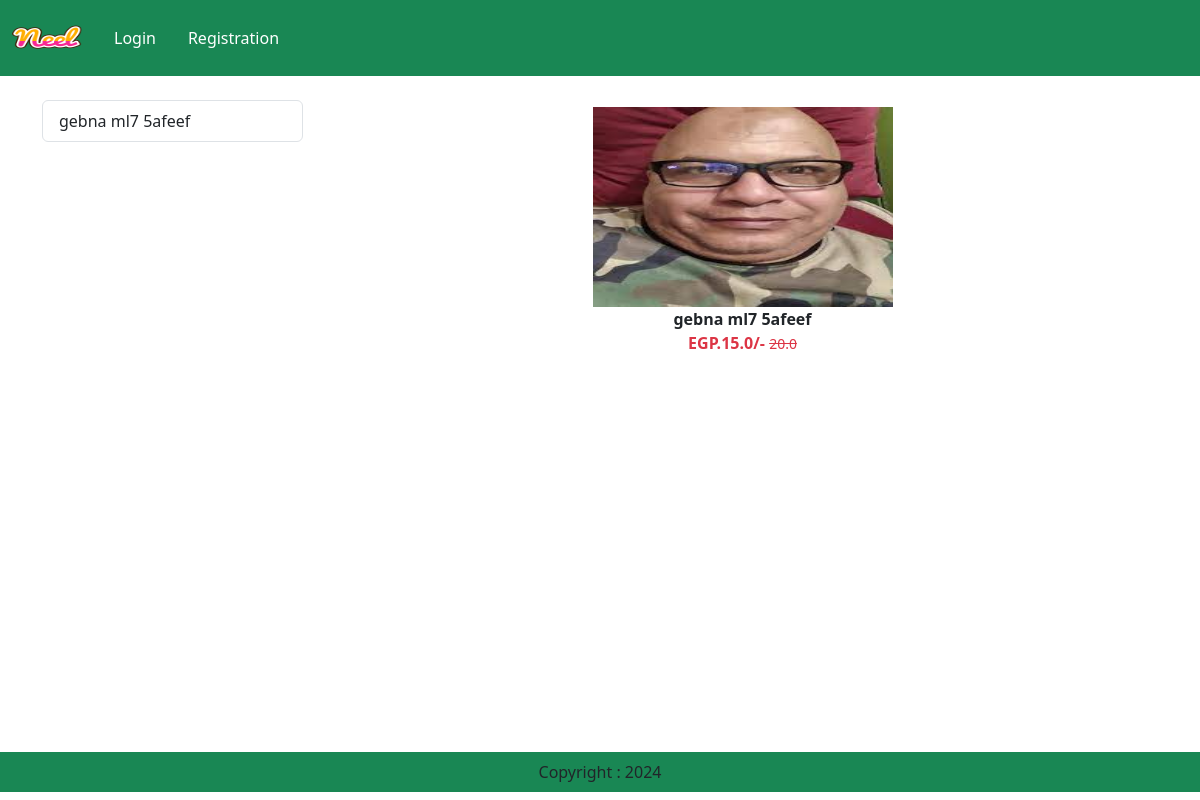
/category/CZ, run on the app's committed database.
### app/models.py (models this page shows, shortened)
class Product(models.Model):
     title=models.CharField(max_length=100)
     selling_price=models.FloatField()
     discounted_price=models.FloatField()
     description=models.TextField()
     composition=models.TextField(default='')
     prodapp=models.TextField(default='')
     category=models.CharField(choices=CATEGORY_CHOICES,max_length=2)
     product_image=models.ImageField(upload_to='product')

### app/views.py (the view)
class CategoryView(View):
    def get(self, request,val):
        product = Product.objects.filter(category=val)
        title = Product.objects.filter(category=val).values('title')
        return render(request, "app/category.html",locals())

### app/templates/app/category.html (shortened to what this page needs)
{% extends "app/base.html" %}
{% load static %}
{% block main-content %}
<div class="container">
  <div class="row">
    <div class="col-sm-3" style="margin-top: 24px;">
        <div class="list-group">
            {% for val in  title %}
                <a href="{% url 'category-title' val.title %}" class="list-group-item list-group-item-action" aria-current="true">
                    {{val.title}}
                </a>
            {% endfor %}
        </div>
    </div>
    <div class="col-sm-9">
        <div class="row">
            {% for prod in product %}
            <div class="col text-center mb-4" style="margin-top: 24px;">
                <a href="{% url 'product-detail' prod.id %}" class="btn">
                    <div>
                        <img src="{{prod.product_image.url}}" width="300px" height="200px" />
                        <div class="fw-bold">{{prod.title}}</div>
                        <div class="fw-bold text-danger">
                            EGP.{{prod.discounted_price}}/-
                            <small class="fw-light text-decoration-line-through">
                                {{prod.selling_price}}
                            </small>
                        </div>
                    </div>
                </a>
            </div>
            {% endfor %}
        </div>
    </div>
  </div>
</div>
{% endblock main-content %}

### data on the page
Product: product_image (picture), title "gebna ml7 5afeef", discounted_price "15.0", selling_price "20.0"

### other printed values
{{ val.title }} "gebna ml7 5afeef"
